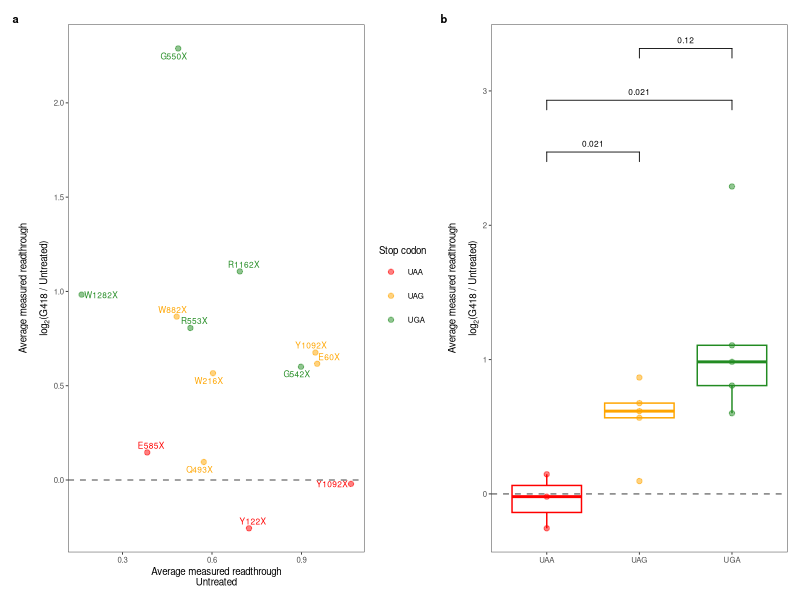

Write the R code that produced this figure.
# ----------------------------------------
# Figure 5
# ----------------------------------------

library(dplyr)
library(ggplot2)
library(ggrepel)
library(ggpubr)
library(rstatix)

df <- read.table("../Data/measured_vs_predicted_readthrough.txt", header = TRUE, sep = "\t")
df$G418_treatment <- recode_factor(df$G418_treatment, No = "Untreated", Yes = "G418-treated")
df <- df[which(df$Mutation != "S434X"), ] # Remove S434X because Dual-Luc measurements were compromised by non-readthrough signals

fc <- read.table("../Data/measured_vs_predicted_readthrough_G418-treated_Untreated_foldchange.txt", header = TRUE, sep = "\t")
fc <- fc[which(fc$Mutation != "S434X"), ] # Remove S434X because Dual-Luc measurements were compromised by non-readthrough signals

fc2 <- left_join(fc[, 1:4], df[df$G418_treatment == "Untreated", c("allele_name", "average_measured_rt")], by = "allele_name")
fc2$log2fc <- log2(fc2$foldchange_measured_rt)

# Fold change vs basal readthrough (untreated)
pA <- ggplot(fc2, aes(x = average_measured_rt, y = log2fc)) +
  geom_point(aes(color = stop_codon), alpha = 0.5) +
  geom_text_repel(aes(label = Mutation, color = stop_codon), 
                  size = 6/.pt, show.legend = FALSE, direction = "both",
                  box.padding = 0.1, point.padding = 0.1, max.overlaps = Inf, min.segment.length = 0) + 
  geom_hline(yintercept = 0, linetype = "dashed", color = "grey50") +
  scale_color_manual(name = "Stop codon", values = c("red", "orange", "forestgreen")) + 
  xlab("Average measured readthrough\nUntreated") + 
  ylab(expression(atop("Average measured readthrough", "log"[2]*"(G418 / Untreated)"))) +
  theme_bw(base_size = 7) + 
  theme(panel.grid = element_blank(), strip.background = element_rect(fill = "white"), legend.position = "right")

# Fold change vs stop codon
comp <- get_comparisons(fc2, variable = "stop_codon")
stat.test <- fc2 %>% 
  t_test(log2fc~stop_codon, comparisons = comp, p.adjust.method = "BH") %>%
  add_significance() %>% add_xy_position()
pB <- ggplot(fc2, aes(x = stop_codon, y = log2fc, color = stop_codon)) +
  geom_boxplot(outlier.shape = NA) + geom_point(alpha = 0.5) +
  geom_hline(yintercept = 0, linetype = "dashed", color = "grey50") +
  stat_pvalue_manual(data = stat.test, size = 6/.pt, tip.length = 0.02, label = "p.adj") +
  scale_color_manual(name = "Stop codon", values = c("red", "orange", "forestgreen")) + 
  xlab("") + ylab(expression(atop("Average measured readthrough", "log"[2]*"(G418 / Untreated)"))) +
  theme_bw(base_size = 7) + 
  theme(panel.grid = element_blank(), strip.background = element_rect(fill = "white"), legend.position = "none")

# Combine panels
library(patchwork)
p <- (pA | pB) + 
  plot_annotation(tag_levels = 'a') &
  theme(plot.tag = element_text(size = 8, face = "bold"), plot.tag.position = "topleft")

# Export plot
library(Cairo)
CairoFonts(
  regular = "Arial:style=Regular",
  bold = "Arial:style=Black",
  italic = "Arial:style=Italic",
  bolditalic = "Arial:style=Black Italic",
  symbol = "Symbol"
)
cairo_pdf(filename = "../Plots/Figure5.pdf", family = "Arial", width = 7, height = 3) 
p
dev.off()
